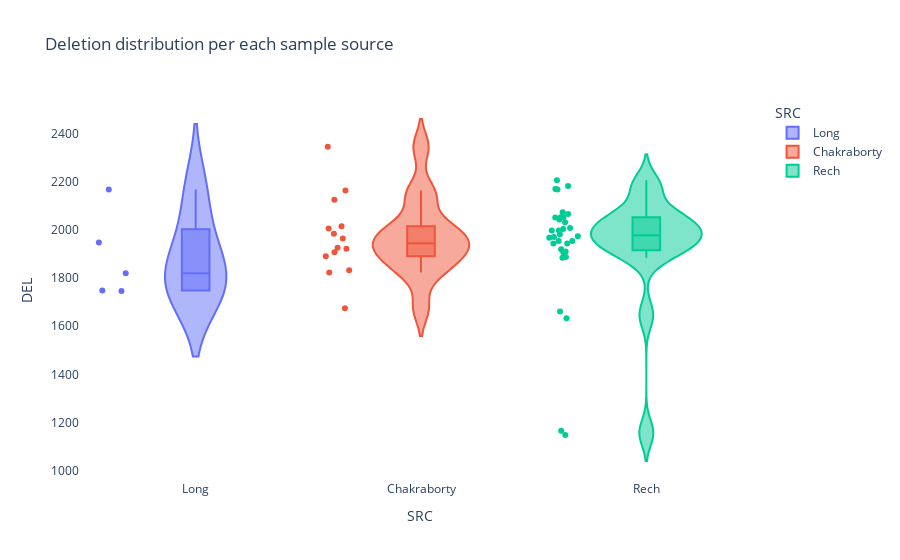

This figure's notebook cell:
### Code cell
fig = px.violin(df, y="DEL", x="SRC", color="SRC", box=True, points="all", title="Deletion distribution per each sample source",
          hover_data=df.columns)

fig.update_layout(
    paper_bgcolor='rgba(0,0,0,0)',
    plot_bgcolor='rgba(0,0,0,0)'
)

fig.show()

### Figure 1 — Plotly figure (JSON) as saved in the notebook; plotly's stock layout.template omitted (floating-point values rounded to 4 significant figures; data arrays with more than 128 entries replaced by an {"elided": "..."} marker saying what was removed)
{"data": [{"alignmentgroup": "True", "box": {"visible": true}, "customdata": [["B59", 766, 725, 1830, 136, 1133, 1032], ["I23", 657, 713, 1629, 133, 786, 790], ["N25", 699, 716, 1692, 134, 941, 972], ["T29A", 695, 697, 1606, 129, 898, 914], ["ZH26", 846, 755, 1696, 153, 915, 1021]], "hovertemplate": "SRC=%{x}<br>DEL=%{y}<br>sample=%{customdata[0]}<br>CNV-Q=%{customdata[1]}<br>CNV-R=%{customdata[2]}<br>INS=%{customdata[3]}<br>INV=%{customdata[4]}<br>nCNV-Q=%{customdata[5]}<br>nCNV-R=%{customdata[6]}<extra></extra>", "legendgroup": "Long", "marker": {"color": "#636efa"}, "name": "Long", "offsetgroup": "Long", "orientation": "v", "points": "all", "scalegroup": "True", "showlegend": true, "type": "violin", "x": ["Long", "Long", "Long", "Long", "Long"], "x0": " ", "xaxis": "x", "y": [1949, 1749, 1821, 1747, 2169], "y0": " ", "yaxis": "y"}, {"alignmentgroup": "True", "box": {"visible": true}, "customdata": [["A1", 659, 640, 1903, 152, 1677, 1153], ["A2", 795, 731, 2044, 203, 1726, 1309], ["A3", 610, 694, 1757, 178, 1349, 1105], ["A4", 624, 669, 1780, 155, 1807, 1102], ["A5", 588, 704, 1816, 135, 1475, 1198], ["A6", 729, 744, 2031, 168, 1355, 1101], ["A7", 764, 736, 2066, 173, 1717, 1423], ["AB8", 570, 602, 1603, 133, 1559, 978], ["B1", 659, 733, 1940, 215, 1670, 1362], ["B2", 770, 717, 2054, 186, 1578, 1211], ["B3", 647, 693, 1884, 169, 1692, 1184], ["B4", 694, 686, 1936, 149, 1443, 1223], ["B6", 634, 699, 1787, 155, 1575, 1150], ["OreR", 767, 758, 1857, 206, 1488, 1266]], "hovertemplate": "SRC=%{x}<br>DEL=%{y}<br>sample=%{customdata[0]}<br>CNV-Q=%{customdata[1]}<br>CNV-R=%{customdata[2]}<br>INS=%{customdata[3]}<br>INV=%{customdata[4]}<br>nCNV-Q=%{customdata[5]}<br>nCNV-R=%{customdata[6]}<extra></extra>", "legendgroup": "Chakraborty", "marker": {"color": "#EF553B"}, "name": "Chakraborty", "offsetgroup": "Chakraborty", "orientation": "v", "points": "all", "scalegroup": "True", "showlegend": true, "type": "violin", "x": ["Chakraborty", "Chakraborty", "Chakraborty", "Chakraborty", "Chakraborty", "Chakraborty", "Chakraborty", "Chakraborty", "Chakraborty", "Chakraborty", "Chakraborty", "Chakraborty", "Chakraborty", "Chakraborty"], "x0": " ", "xaxis": "x", "y": [1824, 2127, 1908, 1833, 2007, 1923, 2347, 1675, 2165, 1927, 1965, 1985, 1891, 2016], "y0": " ", "yaxis": "y"}, {"alignmentgroup": "True", "box": {"visible": true}, "customdata": {"elided": "32x7 mixed values"}, "hovertemplate": "SRC=%{x}<br>DEL=%{y}<br>sample=%{customdata[0]}<br>CNV-Q=%{customdata[1]}<br>CNV-R=%{customdata[2]}<br>INS=%{customdata[3]}<br>INV=%{customdata[4]}<br>nCNV-Q=%{customdata[5]}<br>nCNV-R=%{customdata[6]}<extra></extra>", "legendgroup": "Rech", "marker": {"color": "#00cc96"}, "name": "Rech", "offsetgroup": "Rech", "orientation": "v", "points": "all", "scalegroup": "True", "showlegend": true, "type": "violin", "x": ["Rech", "Rech", "Rech", "Rech", "Rech", "Rech", "Rech", "Rech", "Rech", "Rech", "Rech", "Rech", "Rech", "Rech", "Rech", "Rech", "Rech", "Rech", "Rech", "Rech", "Rech", "Rech", "Rech", "Rech", "Rech", "Rech", "Rech", "Rech", "Rech", "Rech", "Rech", "Rech"], "x0": " ", "xaxis": "x", "y": [1944, 2044, 2005, 1147, 1975, 1885, 1911, 1633, 1999, 1999, 2184, 2053, 2009, 1165, 1955, 1983, 2067, 1907, 1968, 1955, 2054, 2208, 1661, 1945, 2169, 2171, 2075, 1888, 2033, 1972, 2054, 1921], "y0": " ", "yaxis": "y"}], "layout": {"legend": {"title": {"text": "SRC"}, "tracegroupgap": 0}, "paper_bgcolor": "rgba(0,0,0,0)", "plot_bgcolor": "rgba(0,0,0,0)", "title": {"text": "Deletion distribution per each sample source"}, "violinmode": "overlay", "xaxis": {"anchor": "y", "categoryarray": ["Long", "Chakraborty", "Rech"], "categoryorder": "array", "domain": [0, 1], "title": {"text": "SRC"}}, "yaxis": {"anchor": "x", "domain": [0, 1], "title": {"text": "DEL"}}}}
